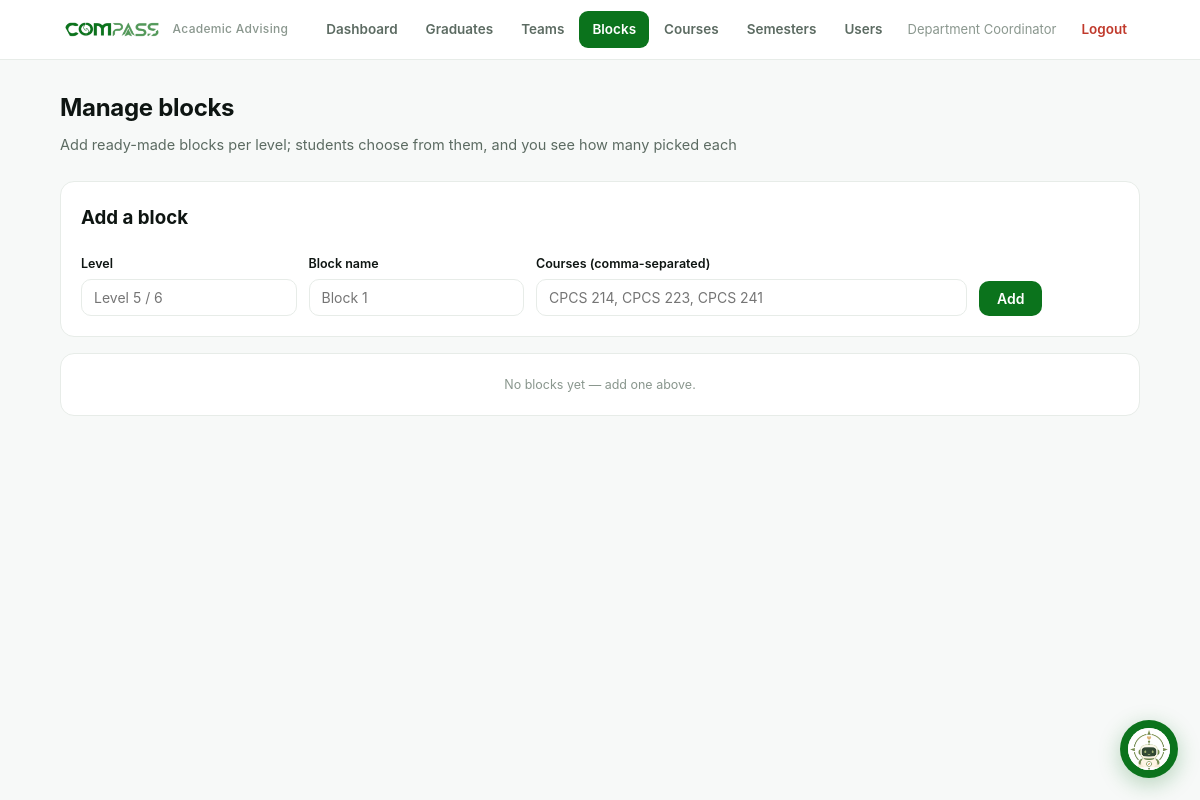
The app's page /admin/blocks (signed in), older data.
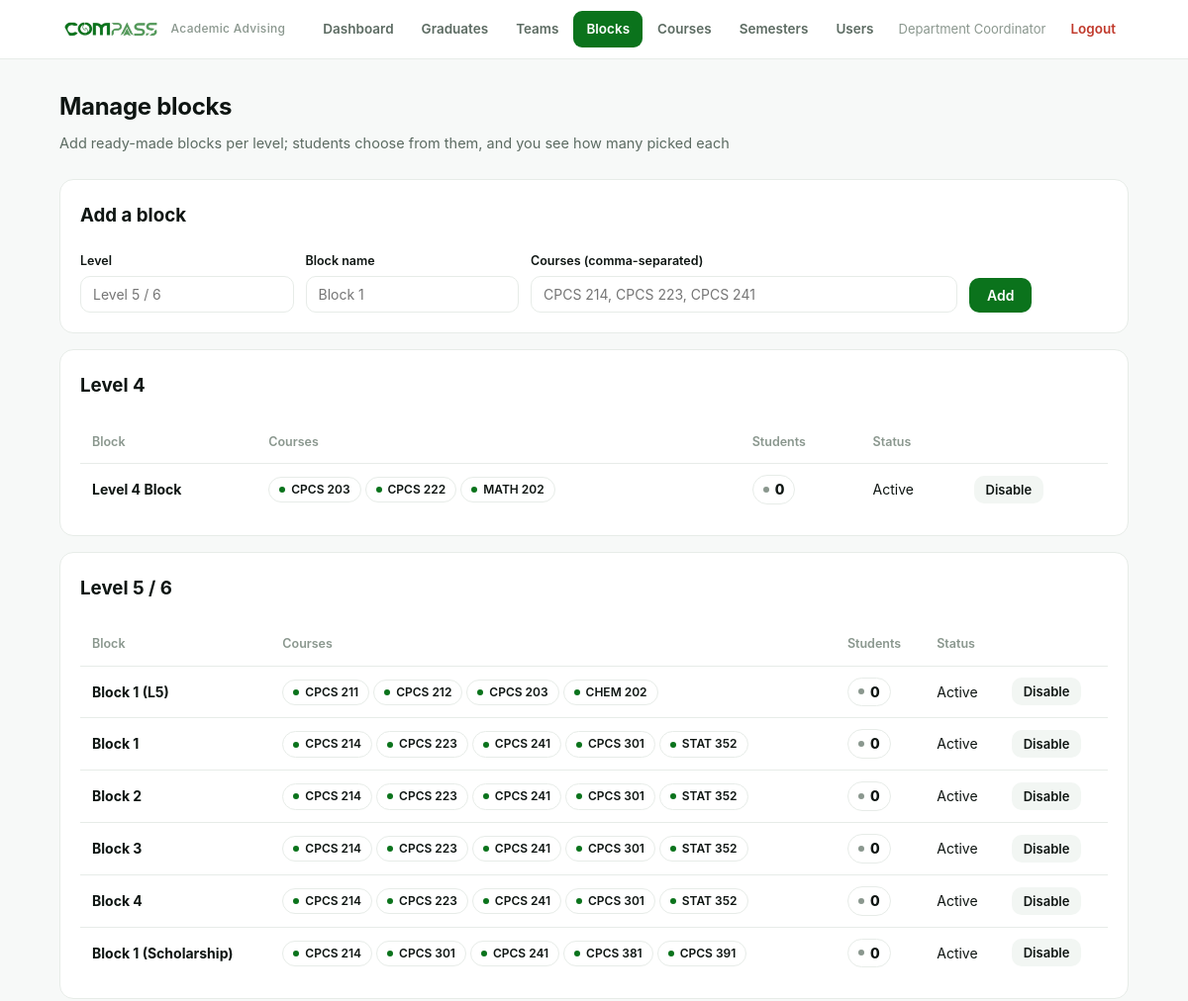
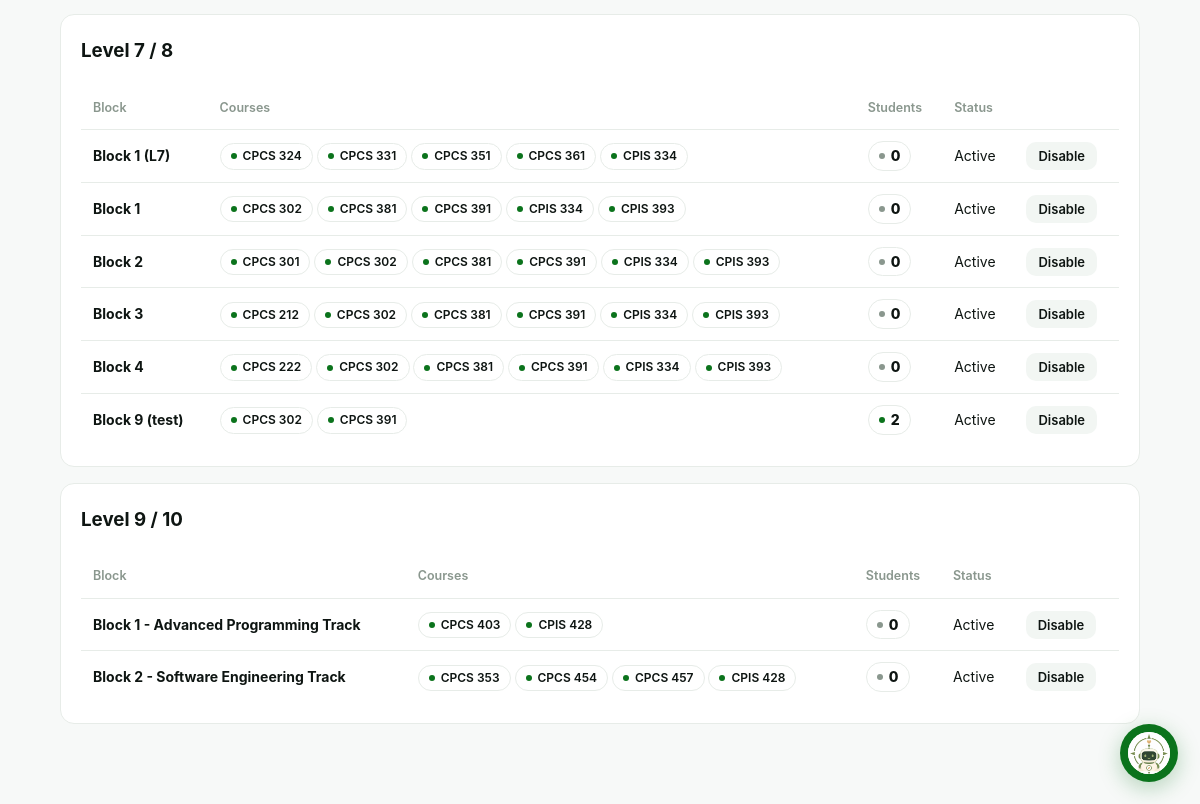
The same page, newer data (2 pictures, top to bottom).
### tables this page shows
CREATE TABLE blocks (
    id          INTEGER PRIMARY KEY AUTOINCREMENT,
    level_group TEXT NOT NULL,
    name        TEXT NOT NULL,
    courses     TEXT NOT NULL,
    is_active   INTEGER NOT NULL DEFAULT 1
);

### app.py (the view, shortened to what this page needs)
@app.route("/admin/blocks", methods=["GET", "POST"])
@login_required("admin")
def admin_blocks():
    db = get_db()
    counts = {r["block_id"]: r["n"] for r in db.execute(
        """SELECT block_id, COUNT(DISTINCT student_id) AS n FROM requests
           WHERE type='block' AND block_id IS NOT NULL GROUP BY block_id""").fetchall()}
    order = list(BLOCKS.keys())
    rows = db.execute("SELECT * FROM blocks ORDER BY level_group, id").fetchall()
    grouped = {}
    for r in rows:
        grouped.setdefault(r["level_group"], []).append(r)
    grouped = dict(sorted(grouped.items(), key=lambda kv: order.index(kv[0]) if kv[0] in order else 99))
    return render_template("admin_blocks.html", grouped=grouped, counts=counts,
                           level_options=order)

### app.py (called while the page is built)
@app.context_processor
def inject_student_nav():
    active = ENDPOINT_TO_TASK.get(request.endpoint)
    if request.endpoint == "student_task":
        active = request.view_args.get("key")
    if request.endpoint == "student_override":  # waiver shares the merged sidebar item
        active = "schedule_waiver"
    return {"student_tasks": STUDENT_TASKS, "active_task": active}

def current_user():
    uid = session.get("uid")
    if not uid:
        return None
    return get_db().execute("SELECT * FROM users WHERE id=?", (uid,)).fetchone()

@app.context_processor
def inject_user():
    return {"user": current_user()}

def login_required(role=None):
    def deco(view):
        @functools.wraps(view)
        def wrapped(*args, **kwargs):
            u = current_user()
            if not u:
                return redirect(url_for("login"))
            if role and u["role"] != role:
                abort(403)
            return view(*args, **kwargs)
        return wrapped
    return deco

### db.py (called while the page is built)
def get_db():
    conn = sqlite3.connect(DB_PATH)
    conn.row_factory = sqlite3.Row
    conn.execute("PRAGMA foreign_keys = ON")
    return conn

### templates/admin_blocks.html (shortened to what this page needs)
{% extends "base.html" %}
{% block content %}
<h1 class="page-title">Manage blocks</h1>
<p class="page-sub">Add ready-made blocks per level; students choose from them, and you see how many picked each</p>
<div class="card">
  <h3 style="margin-top:0">Add a block</h3>
  <form method="post">
    <div class="row-inline">
      <div>
        <label>Level</label>
        <input name="level_group" list="lvlopts" required placeholder="Level 5 / 6">
      </div>
      <div><label>Block name</label><input name="name" required placeholder="Block 1"></div>
      <div style="flex:2"><label>Courses (comma-separated)</label><input name="courses" required placeholder="CPCS 214, CPCS 223, CPCS 241"></div>
      <div style="flex:0 0 auto"><button class="btn" type="submit">Add</button></div>
    </div>
  </form>
</div>
{% for group, blocks in grouped.items() %}
<div class="card">
  <h3 style="margin-top:0">{{ group }}</h3>
  <div class="table-wrap">
    <table>
      <thead><tr><th>Block</th><th>Courses</th><th>Students</th><th>Status</th><th></th></tr></thead>
      <tbody>
        {% for b in blocks %}
        <tr class="{{ '' if b['is_active'] else 'locked' }}">
          <td><strong>{{ b['name'] }}</strong></td>
          <td>
            {% for c in b['courses'].split(',') %}<span class="badge core">{{ c.strip() }}</span> {% endfor %}
          </td>
          <td><span class="badge {{ 'approved' if counts.get(b['id']) else '' }}" style="font-size:14px;font-weight:800">{{ counts.get(b['id'], 0) }}</span></td>
          <td>{{ 'Active' if b['is_active'] else 'Disabled' }}</td>
          <td>
            <form method="post" style="margin:0">
              <button class="btn sm gray" type="submit">{{ 'Disable' if b['is_active'] else 'Enable' }}</button>
            </form>
          </td>
        </tr>
        {% endfor %}
      </tbody>
    </table>
  </div>
</div>
{% endfor %}
{% if not grouped %}<div class="card center mini">No blocks yet — add one above.</div>{% endif %}
{% endblock %}

Row changes from the older to the newer data that the page shows:
added blocks: level_group "Level 4", name "Level 4 Block", strip "CPCS 203" "CPCS 222" "MATH 202", get "0", is_active "Active", is_active "Disable"
added blocks: level_group "Level 5 / 6", name "Block 1 (L5)", strip "CPCS 211" "CPCS 212" "CPCS 203" "CHEM 202", get "0", is_active "Active", is_active "Disable"
added blocks: name "Block 1", strip "CPCS 214" "CPCS 223" "CPCS 241" "CPCS 301" "STAT 352", get "0", is_active "Active", is_active "Disable", shown under "Level 5 / 6"
added blocks: name "Block 2", strip "CPCS 214" "CPCS 223" "CPCS 241" "CPCS 301" "STAT 352", get "0", is_active "Active", is_active "Disable", shown under "Level 5 / 6"
added blocks: name "Block 3", strip "CPCS 214" "CPCS 223" "CPCS 241" "CPCS 301" "STAT 352", get "0", is_active "Active", is_active "Disable", shown under "Level 5 / 6"
added blocks: name "Block 4", strip "CPCS 214" "CPCS 223" "CPCS 241" "CPCS 301" "STAT 352", get "0", is_active "Active", is_active "Disable", shown under "Level 5 / 6"
added blocks: name "Block 1 (Scholarship)", strip "CPCS 214" "CPCS 301" "CPCS 241" "CPCS 381" "CPCS 391", get "0", is_active "Active", is_active "Disable", shown under "Level 5 / 6"
added blocks: level_group "Level 7 / 8", name "Block 1 (L7)", strip "CPCS 324" "CPCS 331" "CPCS 351" "CPCS 361" "CPIS 334", get "0", is_active "Active", is_active "Disable"
added blocks: name "Block 1", strip "CPCS 302" "CPCS 381" "CPCS 391" "CPIS 334" "CPIS 393", get "0", is_active "Active", is_active "Disable", shown under "Level 7 / 8"
added blocks: name "Block 2", strip "CPCS 301" "CPCS 302" "CPCS 381" "CPCS 391" "CPIS 334" "CPIS 393", get "0", is_active "Active", is_active "Disable", shown under "Level 7 / 8"
added blocks: name "Block 3", strip "CPCS 212" "CPCS 302" "CPCS 381" "CPCS 391" "CPIS 334" "CPIS 393", get "0", is_active "Active", is_active "Disable", shown under "Level 7 / 8"
added blocks: name "Block 4", strip "CPCS 222" "CPCS 302" "CPCS 381" "CPCS 391" "CPIS 334" "CPIS 393", get "0", is_active "Active", is_active "Disable", shown under "Level 7 / 8"
added blocks: name "Block 9 (test)", strip "CPCS 302" "CPCS 391", get "2", is_active "Active", is_active "Disable", shown under "Level 7 / 8"
added blocks: level_group "Level 9 / 10", name "Block 1 - Advanced Programming Track", strip "CPCS 403" "CPIS 428", get "0", is_active "Active", is_active "Disable"
added blocks: name "Block 2 - Software Engineering Track", strip "CPCS 353" "CPCS 454" "CPCS 457" "CPIS 428", get "0", is_active "Active", is_active "Disable", shown under "Level 9 / 10"
Text that changed along with them:
text no longer shown: "No blocks yet — add one above."
